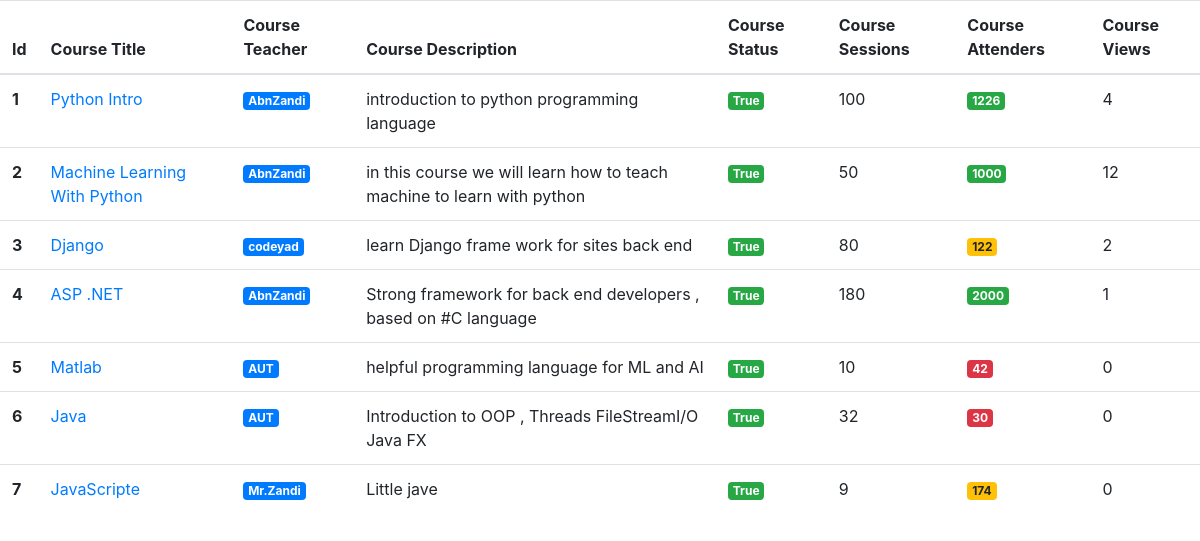
The app's page /course/courses/list, older data.
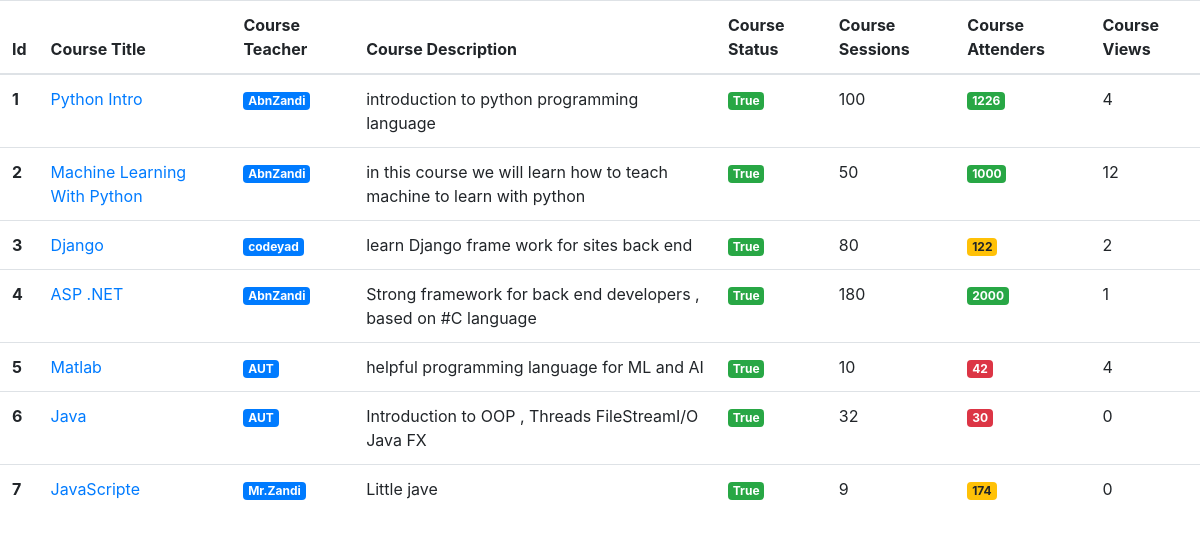
The same page, newer data.
### courses_app/models.py (models this page shows, shortened)
class Course(models.Model) :
    title = models.CharField(max_length=30)
    teacher_fullname = models.CharField(max_length=30)
    description = models.TextField()
    status = models.BooleanField(default=True)
    attenders = models.IntegerField(default=0)
    sessions = models.IntegerField(default=0)
    views_count = models.IntegerField(default=0)

### courses_app/views.py (the view)
# urls.py: path("courses/list",views.courses_list),
def courses_list(request):
    courses = Course.objects.all()
    return render(request , "courses_app/courses_lists.html" , context={ "courses" : courses})

### courses_app/templates/courses_app/courses_lists.html (shortened to what this page needs)
<!DOCTYPE html>
<html lang="en">
<head>
    <link rel="stylesheet" href="https://cdn.jsdelivr.net/npm/bootstrap@4.6.1/dist/css/bootstrap.min.css">
</head>
<body>
    <div class="table">
        <table class="table">
            <thead>
              <tr>
                <th scope="col">Id</th>
                <th scope="col">Course Title</th>
                <th scope="col">Course Teacher</th>
                <th scope="col">Course Description</th>
                <th scope="col">Course Status</th>
                <th scope="col">Course Sessions</th>
                <th scope="col">Course Attenders</th>
                <th scope="col">Course Views</th>
              </tr>
            </thead>
            <tbody>
                {% for course in courses%}
              <tr>
                <th scope="row">{{course.id}}</th>
                <td><a href="/course/information/{{course.id}}">{{course.title}}</a></td>
                <td><span class="badge badge-primary">{{course.teacher_fullname}}</span>
                </td>
                <td>{{course.description}}</td>
                <td>
                  {% if course.status == True %}
                  <span class="badge badge-success">{{course.status}}</span>
                  {% elif course.status == False %}
                  <span class="badge badge-danger">{{course.status}}</span>
                  {% endif %}
                </td>
                <td>{{course.sessions}}</td>
                <td>
                  {% if course.attenders >= 1000  %}
                  <span class="badge badge-success">{{course.attenders}}</span>
                  {% elif course.attenders < 1000 and  course.attenders >= 100 %}
                  <span class="badge badge-warning">{{course.attenders}}</span>
                  {% elif course.attenders < 100 %}
                  <span class="badge badge-danger">{{course.attenders}}</span>
                  {% endif %}
                  </td>
                <td>{{course.views_count}}</td>
              </tr>
              {% endfor %}
            </tbody>
          </table>
    </div>
</body>
</html>

Row changes from the older to the newer data that the page shows:
changed Course "Matlab": views_count "0" → "4"
